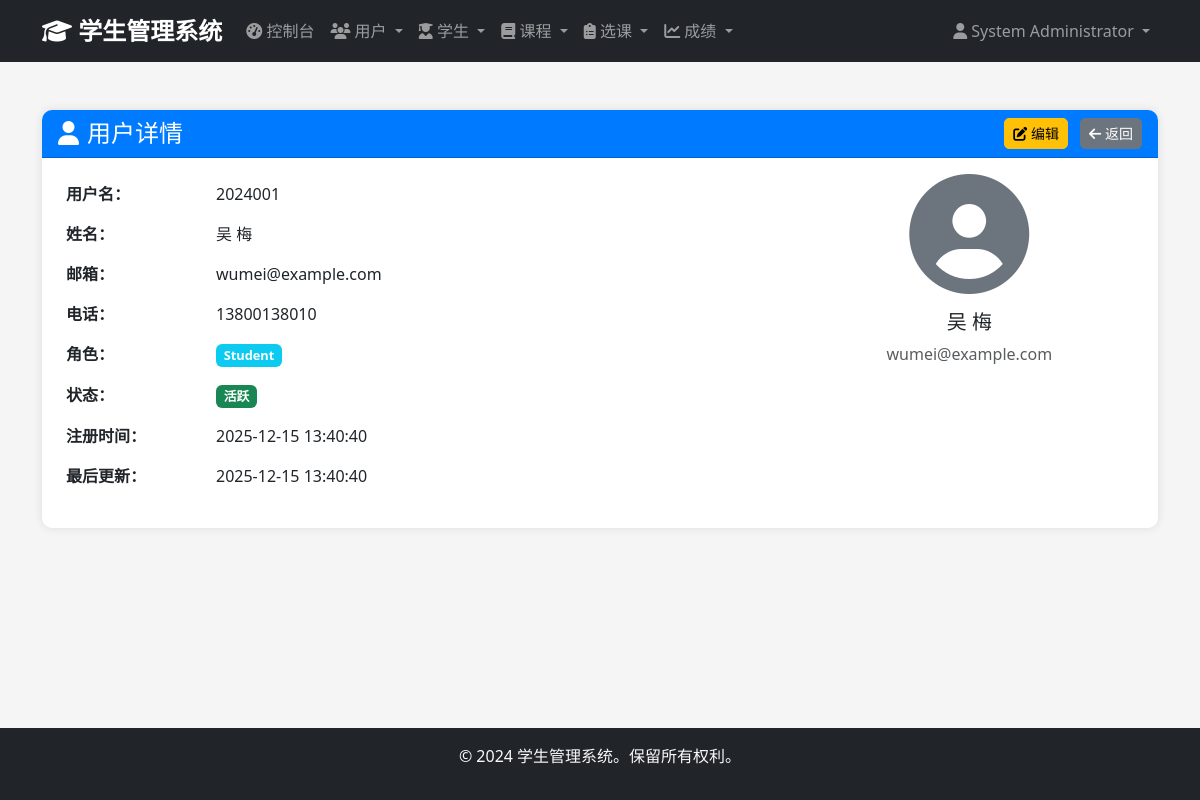
The app's page /admin/users/17 (signed in), older data.
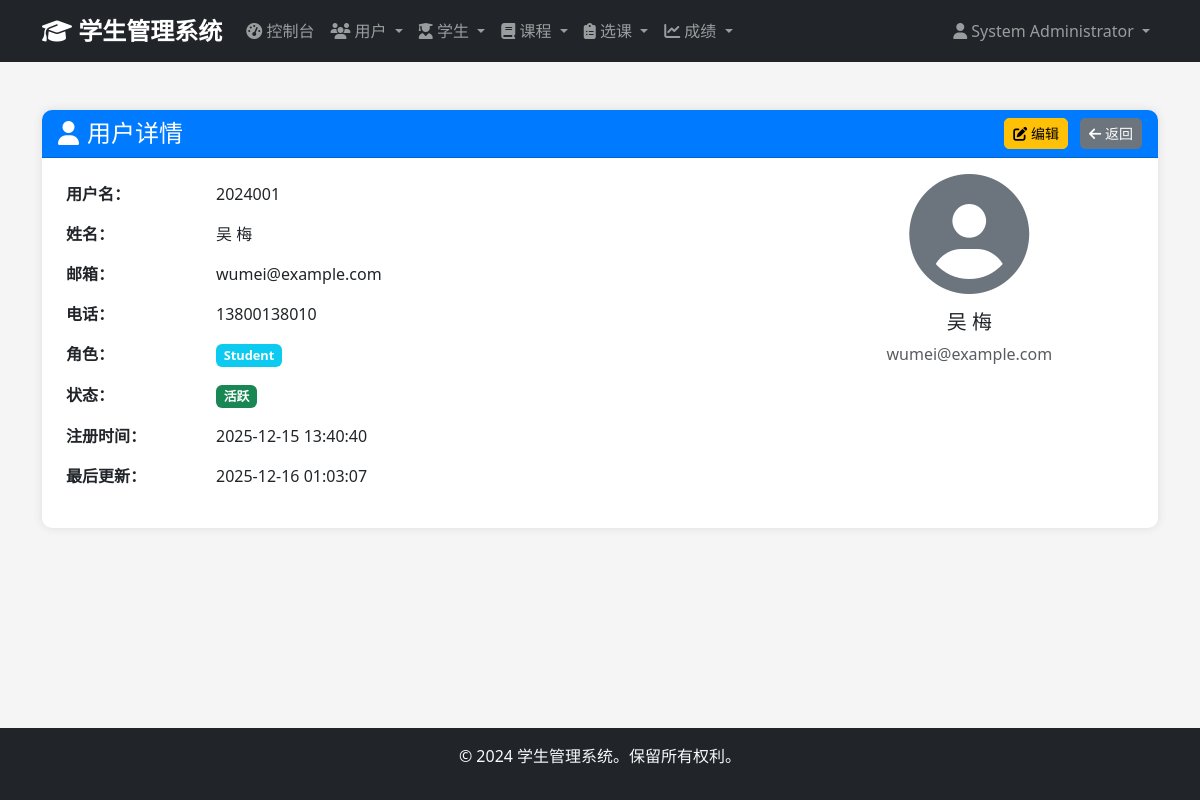
The same page, newer data.
### app/models/user.py (models this page shows, shortened)
class User(UserMixin, db.Model):
    __tablename__ = 'users'
    id = db.Column(db.Integer, primary_key=True)
    username = db.Column(db.String(50), unique=True, nullable=False)
    email = db.Column(db.String(100), unique=True, nullable=False)
    password_hash = db.Column(db.String(255), nullable=False)
    full_name = db.Column(db.String(100), nullable=False)
    phone = db.Column(db.String(20))
    role = db.Column(db.Enum('admin', 'student', name='user_role'), nullable=False, default='student')
    is_active = db.Column(db.Boolean, default=True)
    created_at = db.Column(db.DateTime, default=datetime.utcnow)
    updated_at = db.Column(db.DateTime, default=datetime.utcnow, onupdate=datetime.utcnow)
    administrator = db.relationship('Administrator', backref='user', uselist=False, cascade='all, delete-orphan')
    def is_admin(self):
        return self.role == 'admin'

### app/views/admin.py (the view)
@admin_bp.route('/users/<int:user_id>')
@login_required
@admin_required
def view_user(user_id):
    user = User.query.get_or_404(user_id)
    return render_template('admin/users/view.html', user=user)

### app/views/auth.py (called while the page is built)
def admin_required(f):
    @wraps(f)
    def decorated_function(*args, **kwargs):
        if not current_user.is_authenticated or not current_user.is_admin():
            flash('访问被拒绝。需要管理员权限。', 'error')
            return redirect(url_for('auth.login'))
        return f(*args, **kwargs)
    return decorated_function

### app/templates/admin/users/view.html (shortened to what this page needs)
{% extends "base.html" %}
{% block content %}
<div class="container mt-4">
    <div class="row">
        <div class="col-12">
            <div class="card">
                <div class="card-header d-flex justify-content-between align-items-center">
                    <h4 class="mb-0">
                        <i class="fas fa-user me-2"></i>用户详情
                    </h4>
                    <div>
                        <a href="{{ url_for('admin.edit_user', user_id=user.id) }}" class="btn btn-warning btn-sm me-2">
                            <i class="fas fa-edit"></i> 编辑
                        </a>
                        <a href="{{ url_for('admin.users') }}" class="btn btn-secondary btn-sm">
                            <i class="fas fa-arrow-left"></i> 返回
                        </a>
                    </div>
                </div>
                <div class="card-body">
                    <div class="row">
                        <div class="col-md-8">
                            <table class="table table-borderless">
                                <tr>
                                    <td width="150"><strong>用户名：</strong></td>
                                    <td>{{ user.username }}</td>
                                </tr>
                                <tr>
                                    <td><strong>姓名：</strong></td>
                                    <td>{{ user.full_name }}</td>
                                </tr>
                                <tr>
                                    <td><strong>邮箱：</strong></td>
                                    <td>{{ user.email }}</td>
                                </tr>
                                <tr>
                                    <td><strong>电话：</strong></td>
                                    <td>{{ user.phone or '未填写' }}</td>
                                </tr>
                                <tr>
                                    <td><strong>角色：</strong></td>
                                    <td>
                                        <span class="badge bg-{{ 'danger' if user.role == 'admin' else 'info' }}">
                                            {{ user.role.title() }}
                                        </span>
                                    </td>
                                </tr>
                                <tr>
                                    <td><strong>状态：</strong></td>
                                    <td>
                                        {% if user.is_active %}
                                            <span class="badge bg-success">活跃</span>
                                        {% else %}
                                            <span class="badge bg-secondary">未激活</span>
                                        {% endif %}
                                    </td>
                                </tr>
                                <tr>
                                    <td><strong>注册时间：</strong></td>
                                    <td>{{ user.created_at.strftime('%Y-%m-%d %H:%M:%S') if user.created_at else '未知' }}</td>
                                </tr>
                                <tr>
                                    <td><strong>最后更新：</strong></td>
                                    <td>{{ user.updated_at.strftime('%Y-%m-%d %H:%M:%S') if user.updated_at else '未知' }}</td>
                                </tr>
                            </table>
                        </div>
                        <div class="col-md-4">
                            <div class="text-center">
                                <div class="mb-3">
                                    <i class="fas fa-user-circle" style="font-size: 120px; color: #6c757d;"></i>
                                </div>
                                <h5>{{ user.full_name }}</h5>
                                <p class="text-muted">{{ user.email }}</p>
                            </div>
                        </div>
                    </div>
                </div>
            </div>
        </div>
    </div>
</div>
{% endblock %}

Row changes from the older to the newer data that the page shows:
changed User "wumei@example.com": updated_at "2025-12-15 13:40:40" → "2025-12-16 01:03:07"
